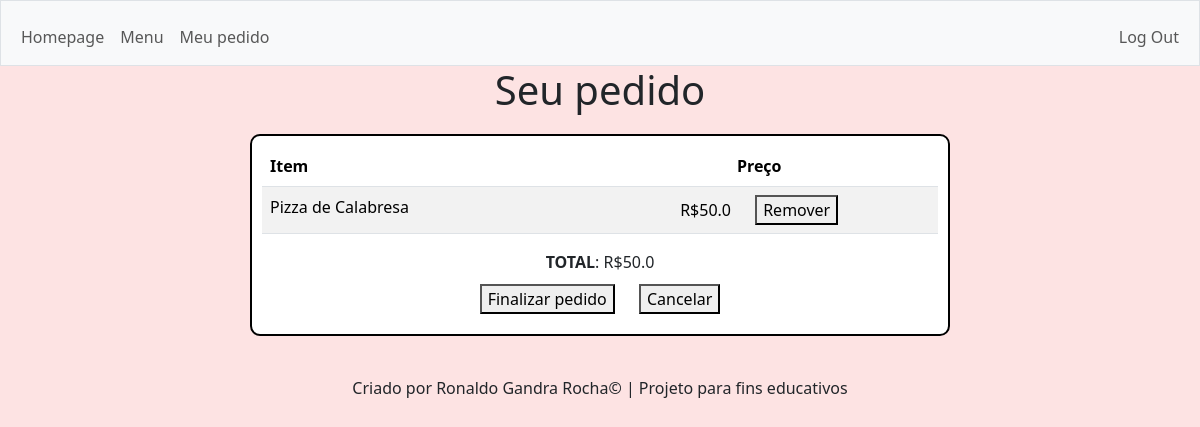
Before: /client_order (signed in) with the older database file.
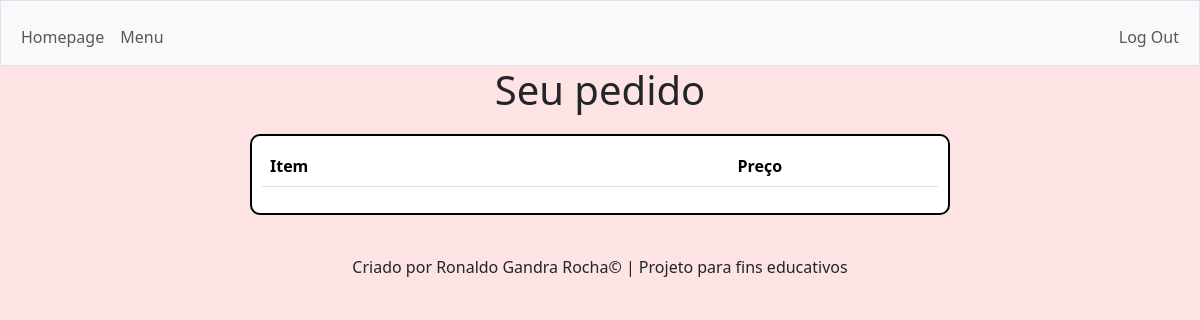
After: the same page with the newer database file.
### tables this page shows
CREATE TABLE orders(
    user_id INTEGER NOT NULL,
    order_id INTEGER NOT NULL,              
    item_id INTEGER NOT NULL PRIMARY KEY AUTOINCREMENT,              
    item TEXT,
    quantity INTEGER,
    value FLOAT,
    date_order TEXT,  
    time_order TEXT,
    date_delivery TEXT,            
    time_delivery TEXT,           
    FOREIGN KEY (user_id) REFERENCES users(id)
    );

### app.py (the view, shortened to what this page needs)
@app.route("/client_order", methods=["GET", "POST", "DELETE"])
@login_required
def client_order():
   con = sqlite3.connect("database.db")
   cur = con.cursor()
   order = cur.execute("SELECT * FROM orders WHERE user_id = ?", (session["user_id"],)).fetchall()
   total =  cur.execute("""
                         SELECT SUM(value) as total FROM orders WHERE user_id = ?""", (session["user_id"],)).fetchone()
   order_time = cur.execute("SELECT * FROM orders WHERE user_id = ? AND time_order IS NOT NULL", (session["user_id"],)).fetchall()
   current_order_id = cur.execute("SELECT MAX(order_id) FROM orders WHERE user_id = ? AND time_order IS NULL", (session["user_id"],)).fetchone()[0]
   if current_order_id is None:
          current_order_id = cur.execute("SELECT IFNULL(MAX(order_id), 0) + 1 FROM orders").fetchone()[0]
   return render_template("client_order.html", order = order, total = total[0], partial = False, order_time = order_time)

### app.py (called while the page is built)
@app.after_request
def after_request(response):
    response.headers["Cache-Control"] = "no-cache, no-store, must-revalidate"
    response.headers["Expires"] = 0
    response.headers["Pragma"] = "no-cache"
    return response

def login_required(f):
    @wraps(f)
    def decorated_function(*args, **kwargs):
        if session.get("user_id") is None:
            return redirect("/login")
        return f(*args, **kwargs)
    return decorated_function

@app.context_processor
def inject_logged_in_status():
   isLoggedIn = "user_id" in session
   order_count = 0
   if isLoggedIn:
      con = sqlite3.connect("database.db")
      cur = con.cursor()
      order_count = cur.execute("SELECT COUNT(*) FROM orders WHERE user_id = ?", (session["user_id"],)).fetchone()[0]
      con.commit()
      con.close()
   return dict(isLoggedIn = isLoggedIn, order_count = order_count)

### templates/client_order.html (shortened to what this page needs)
{% extends "layout.html" %}
{% block main %}
<h1 id="pedido">Seu pedido</h1>
{% if not partial %}
<form action="/client_order" method="post">
{% endif %}
{% if not confirmado  %}
  <div id="border">
    <table class="table table-striped">
      <thead>
        <tr>
                <th class="text-start">Item</th>
                <th class="text-center">Preço</th>
      </tr>
  </thead>
      {% for item in order %}
      {% if  horario_pedido  %}
        <tbody>
          <tr>
            <td class="text-start"> {{ item[3] }} </td>
            <td class="text-center">  R${{ item[5] }}  </td>
          </tr>
        </tbody>
          {% else %}
        <tbody>
          <tr>
            <td class="text-start"> {{ item[3] }} </td>
            <td class="text-center">  R${{ item[5] }}  <button  id="remove" name="remove" value="{{ item[1] }}" type="submit" onclick="remover('{{ item[1] }}')">Remover</button> </td>
          </tr>
          {% endif %}
        {% endfor %}
        </tbody>
        </table>
            {% if order%}
            <div class="total_pedido" id="finalizar">
                <strong>TOTAL</strong>: R${{ total }}<br>
                {% if not finalizacao  %}
                <button  class="totalB" name="finalizar" value="finalizar" type="submit">Finalizar pedido</button>
                <button  class="totalB" name="cancel" value="cancel" type="submit"  onclick="cancelar_pedido()">Cancelar</button>
                {% endif %}
           </div>
            {% endif %}
      </div>
              {% endif %}
        {% if not partial %}
        </form>
        {% endif %}
{% endblock %}

### templates/layout.html (shortened to what this page needs)
<!DOCTYPE html>
<html lang="en">
<head>
  <link href="https://cdn.jsdelivr.net/npm/bootstrap@5.3.3/dist/css/bootstrap.min.css" rel="stylesheet">
<link rel="stylesheet" href="/static/css/styles.css">
</head>
<body>
  <nav class="navbar navbar-expand-md navbar-light bg-light border">
    <div class="container-fluid">
        <div class="collapse navbar-collapse" id="navbar">
          {% if session["user_id"] %}
            <ul class="navbar-nav  mt-2">
                <li class="nav-item">
                    <a class="nav-link" href="/">Homepage</a>
                </li>
                <li class="nav-item">
                  <a class="nav-link" href="/menu">Menu</a>
              </li>
              {% if order_count > 0 %}
                  <li class="nav-item">
                    <a class="nav-link" href="/client_order">Meu pedido</a>
                </li>
              {% endif %}
            </ul>
            <ul class="navbar-nav ms-auto mt-2">
              <li class="nav-item"><a class="nav-link" href="/logout">Log Out</a></li>
          </ul>
            {% endif %}
        </div>
    </div>
</nav>
  <main >
    {% block main %}
    {% endblock %}
  </main>
  <footer class="mb-5">
    Criado por Ronaldo Gandra Rocha&copy; | Projeto para fins educativos
  </footer>
</body>
</html>

### static/css/styles.css (style rules this page uses)
.navbar { z-index: 100; background-color: blue; left:0; }
body { position: relative; background-color:#fde3e3; height: 100%; margin:0; display: flex; flex-direction: column; }
.total_pedido, #pedido { text-align: center; align-items: center; justify-content: center; margin: auto; }
#border { border: 2px solid black; border-radius: 10px; background-color: white; padding: 10px; max-width: 700px; width: 90%; margin: 20px auto; box-sizing: border-box; }
footer { margin: 20px; text-align: center; }

Changed rows visible on the page:
removed orders: item "Pizza de Calabresa", value "50.0", {{ item[1] }} 1 (drawn)
Other visible differences:
{{ total }}: "50.0" → (not shown)
text no longer shown: "Meu pedido TOTAL : R$ Finalizar pedido Cancelar"
